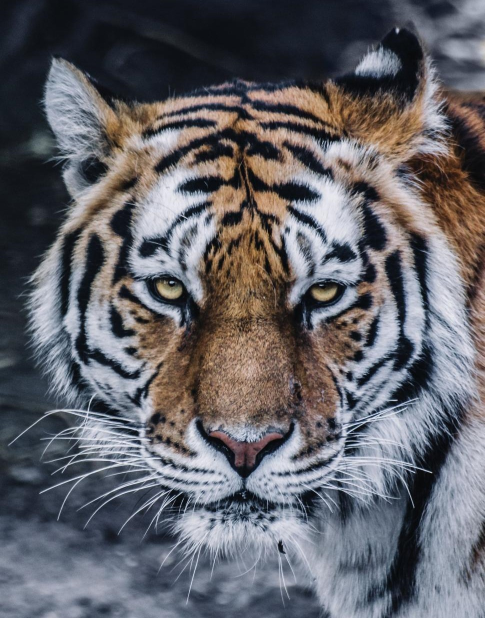
#> input picture assets/test3.jpg, 970 x 1236 px (shown at 1/2 size)
$ python translation_rotation.py
#> lines starting #> are read from the running program, lines starting #| are printed output that depends on the picture
# preventing getting cropped after rotation

import cv2 as cv
import numpy as np
import math


if __name__ == "__main__":

    img = cv.imread("../../assets/test3.jpg")
#> img is the input picture: shape (1236, 970, 3); mean B, G, R 104.1, 98.3, 98.8
    img = cv.resize(img, None, fx=.5, fy=.5)    # ignore this line as we'll get through it next part
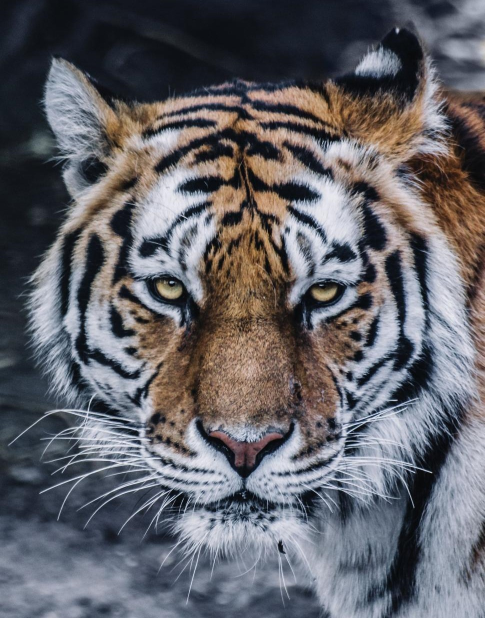
#> img: shape (618, 485, 3); mean B, G, R 104.2, 98.4, 99
    height, width = img.shape[:2]
#> height = 618; width = 485

    ANGLE = 45  # degree

    diameter = int(math.hypot(width, height))
#> diameter = 785

    dx = (diameter - width)  // 2
#> dx = 150
    dy = (diameter - height) // 2
#> dy = 83

    # translating image to center so the result won't be cropped
    translation_matrix = np.float32([[1, 0, dx], [0, 1, dy]])
#> translation_matrix = [[1, 0, 150], [0, 1, 83]]
    img = cv.warpAffine(img, translation_matrix, (diameter, diameter))
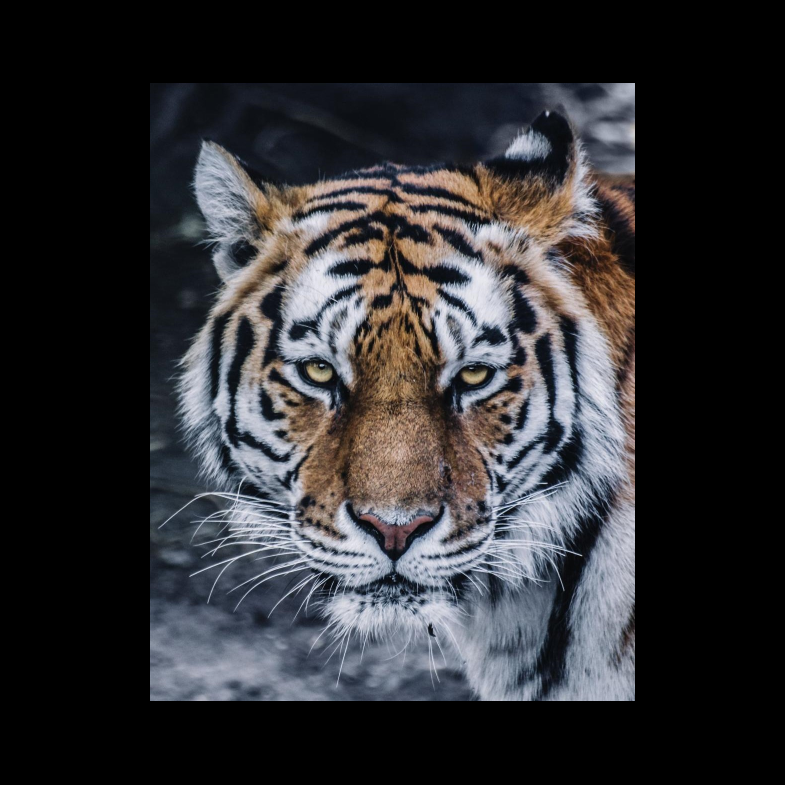
#> img: shape (785, 785, 3); mean B, G, R 50.7, 47.9, 48.1
    cv.imshow("Original Image", img)

    # rotating img 45 deg with rotation point equal to center of img
    rotation_matrix = cv.getRotationMatrix2D((diameter // 2, diameter // 2), ANGLE, 1)
    output = cv.warpAffine(img, rotation_matrix, (diameter, diameter))
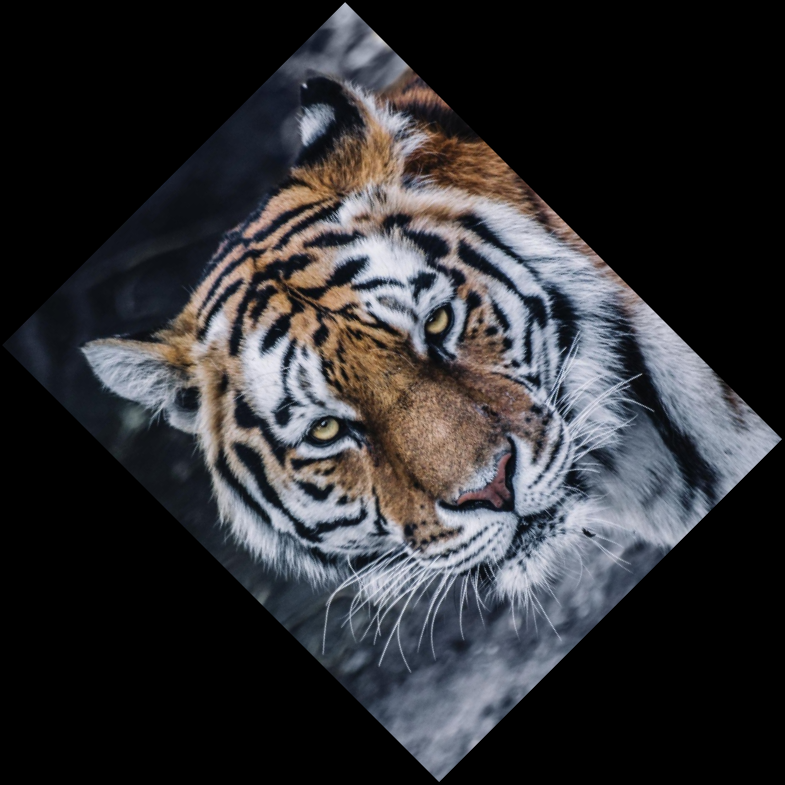
#> output: shape (785, 785, 3); mean B, G, R 50.7, 47.9, 48.1
    cv.imshow("Rotated Image", output)
    print(output.shape)
#| (785, 785, 3)


    cv.waitKey(0)
    cv.destroyAllWindows()

$ run again, with assets/test1.jpg copied over assets/test3.jpg
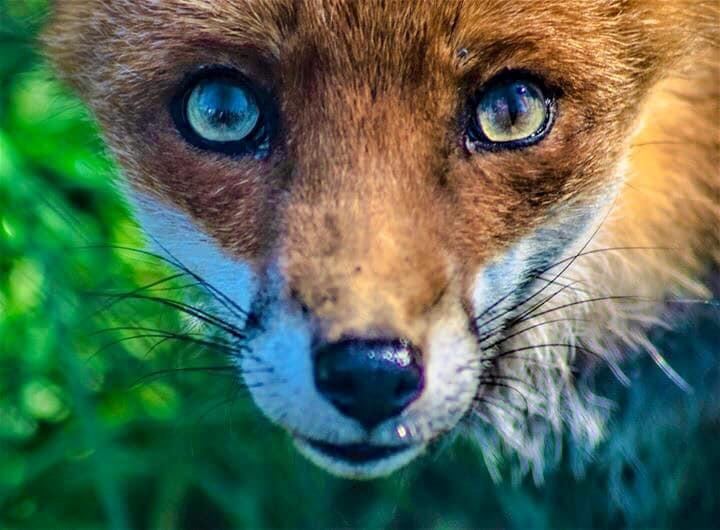
#> input picture assets/test1.jpg, 720 x 530 px
#> img is the input picture: shape (530, 720, 3); mean B, G, R 83.2, 106.1, 85.5
#> `img = cv.warpAffine(img, translation_matrix, (diameter, diameter))`:
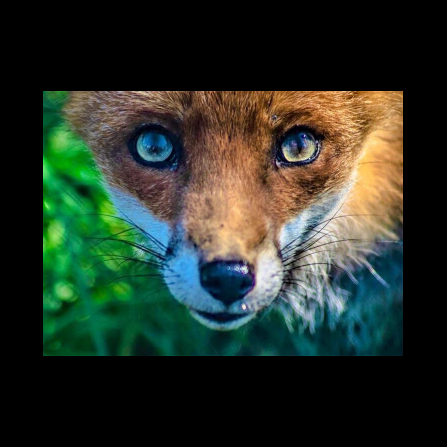
#> img: shape (447, 447, 3); mean B, G, R 39.8, 50.7, 40.9
#> `output = cv.warpAffine(img, rotation_matrix, (diameter, diameter))`:
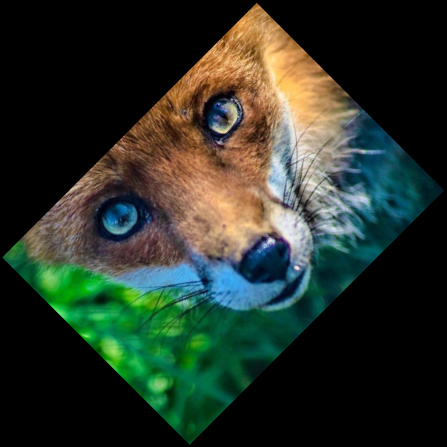
#> output: shape (447, 447, 3); mean B, G, R 39.8, 50.7, 40.9
#| (447, 447, 3)

$ run again, with assets/test10.jpg copied over assets/test3.jpg
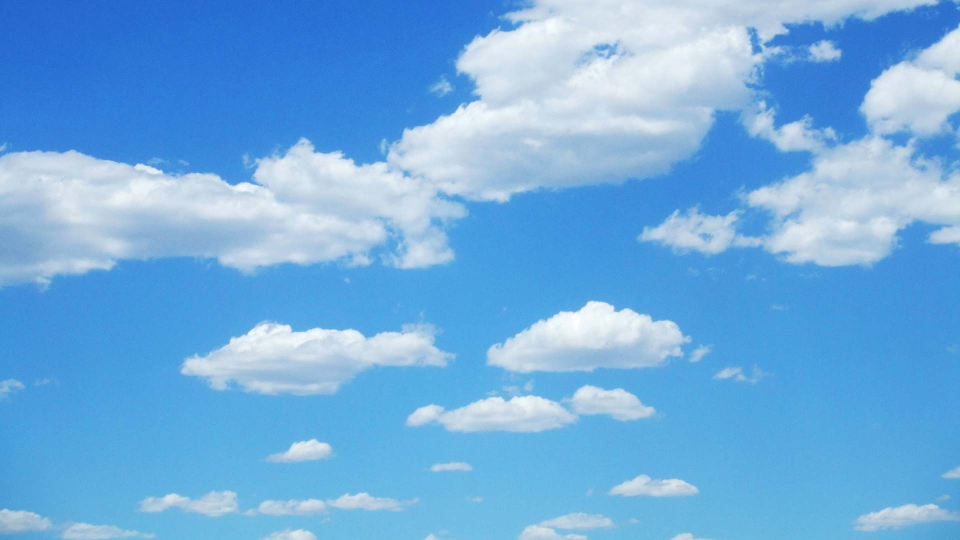
#> input picture assets/test10.jpg, 1920 x 1080 px (shown at 1/2 size)
#> img is the input picture: shape (1080, 1920, 3); mean B, G, R 223.5, 172.7, 111.7
#> `img = cv.warpAffine(img, translation_matrix, (diameter, diameter))`:
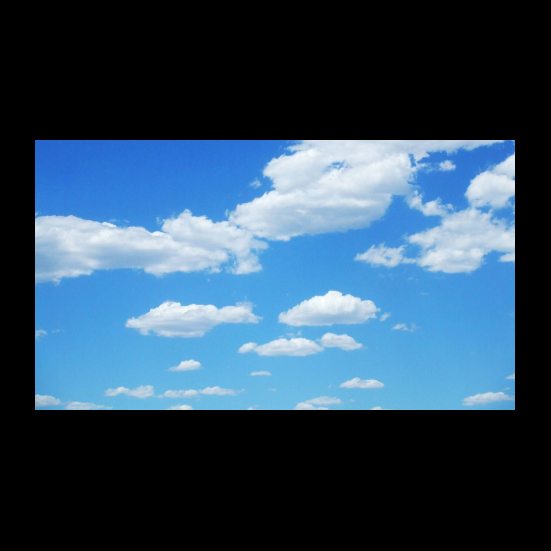
#> img: shape (1101, 1101, 3) (shown at 1/2 size); mean B, G, R 95.6, 73.9, 47.8
#> `output = cv.warpAffine(img, rotation_matrix, (diameter, diameter))`:
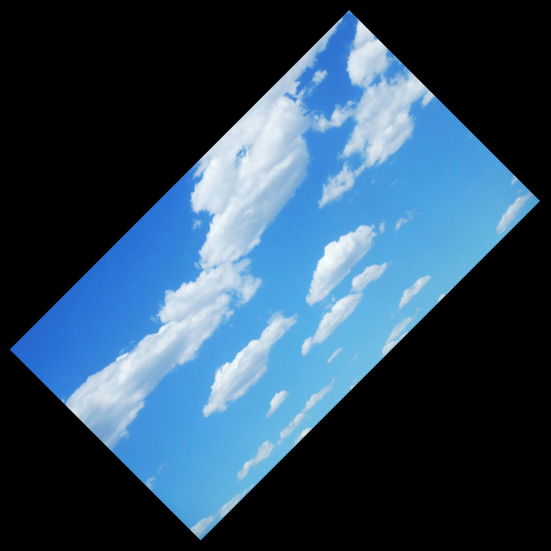
#> output: shape (1101, 1101, 3) (shown at 1/2 size); mean B, G, R 95.6, 73.9, 47.8
#| (1101, 1101, 3)

$ run again, with assets/test11.jpg copied over assets/test3.jpg
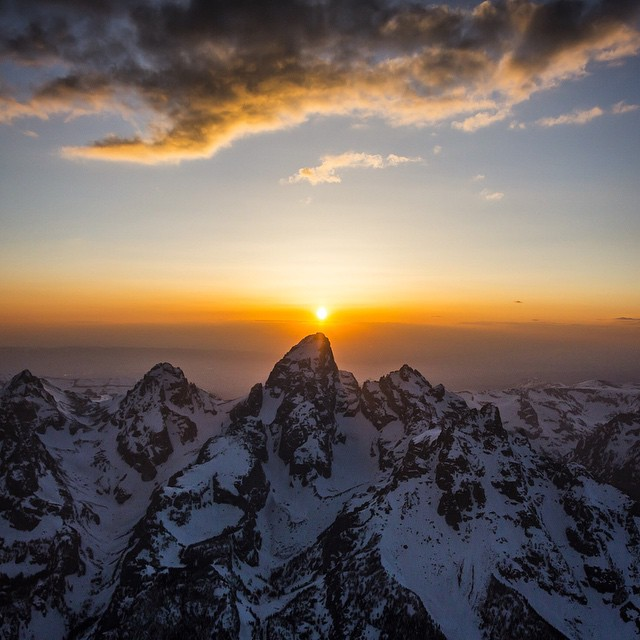
#> input picture assets/test11.jpg, 640 x 640 px
#> img is the input picture: shape (640, 640, 3); mean B, G, R 90.6, 98.2, 111.2
#> `img = cv.warpAffine(img, translation_matrix, (diameter, diameter))`:
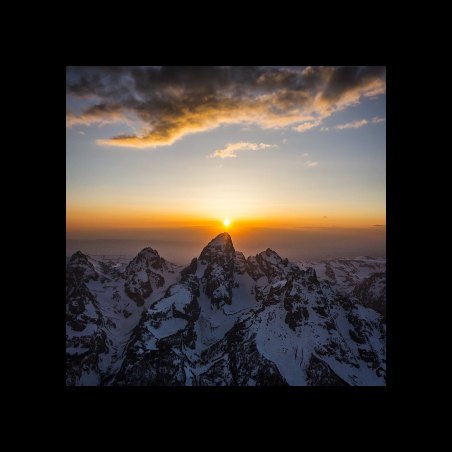
#> img: shape (452, 452, 3); mean B, G, R 45.5, 49.3, 55.8
#> `output = cv.warpAffine(img, rotation_matrix, (diameter, diameter))`:
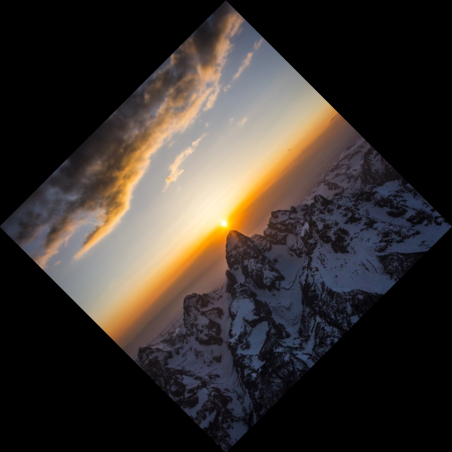
#> output: shape (452, 452, 3); mean B, G, R 45.5, 49.3, 55.8
#| (452, 452, 3)
